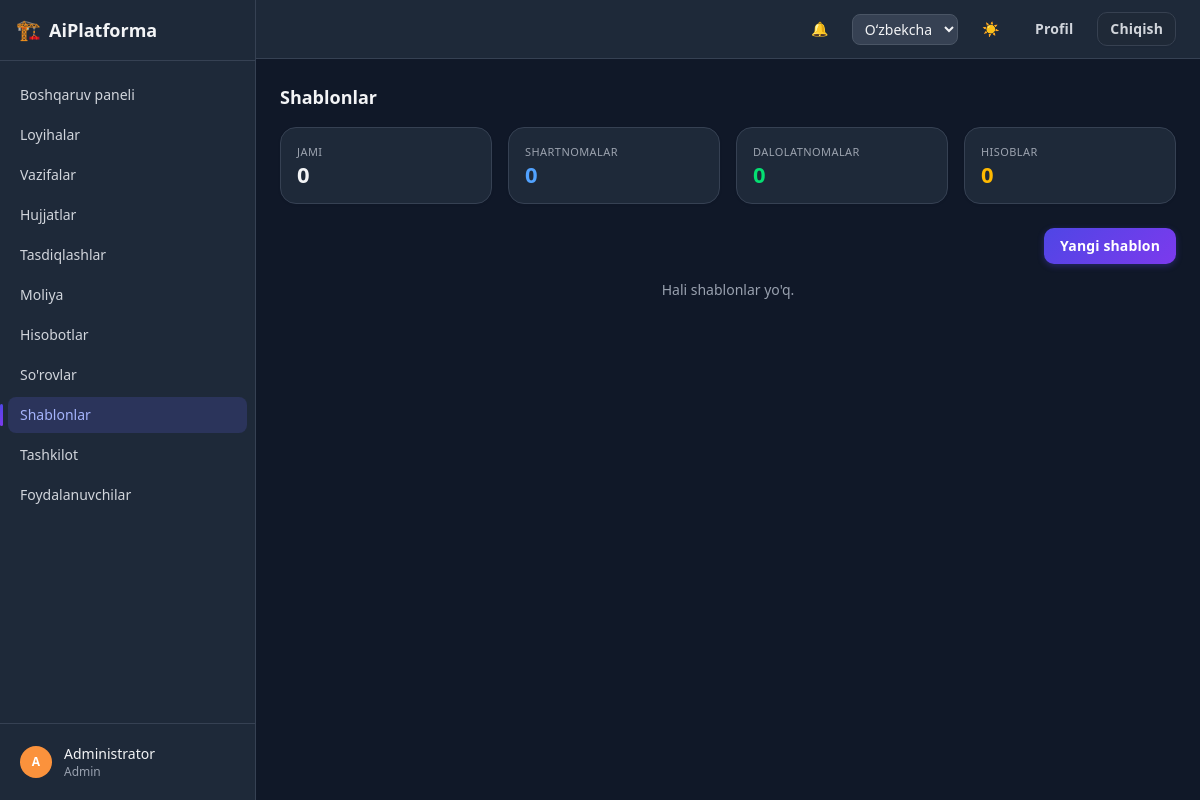
/templates/ (signed in), run on an earlier commit of the app's database.
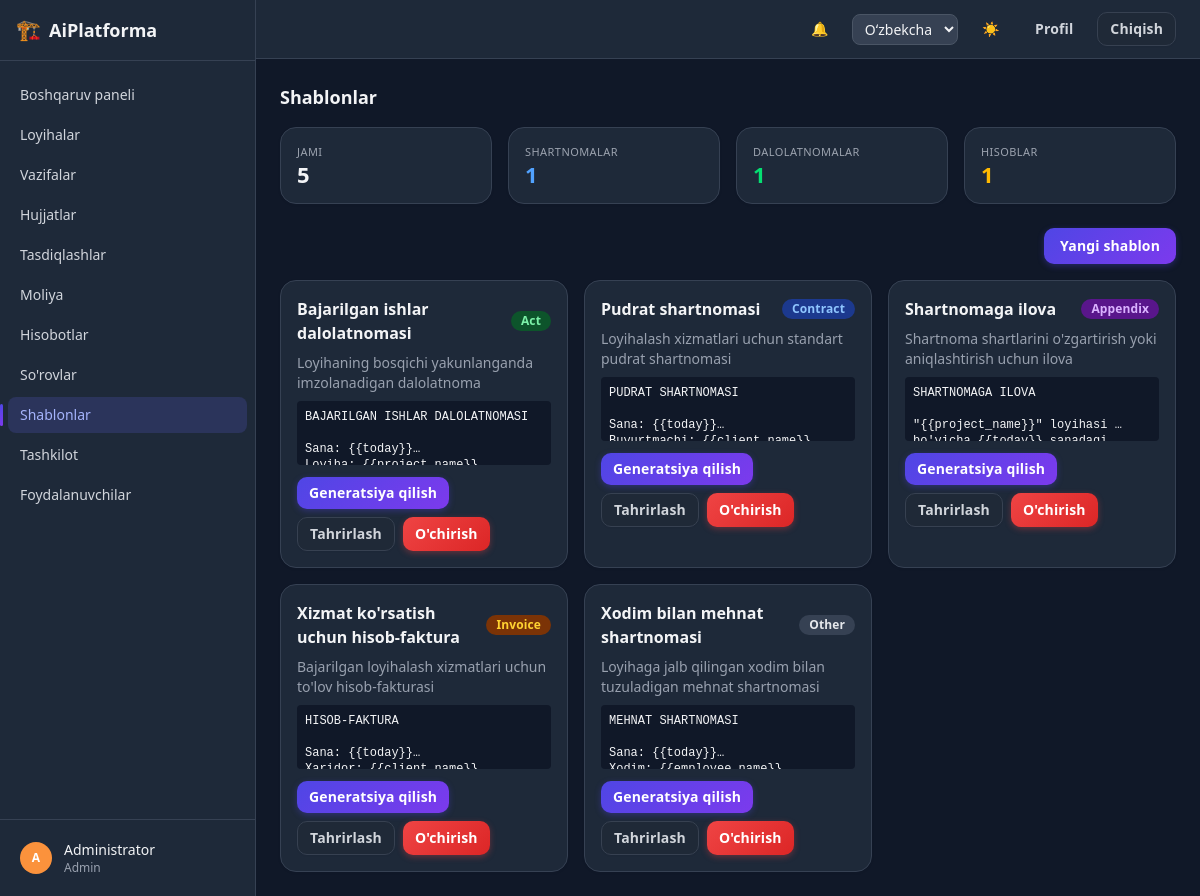
And on a later commit of the database.
### apps/document_templates/models.py (models this page shows, shortened)
class DocumentTemplate(models.Model):
    id = models.UUIDField(primary_key=True, default=uuid.uuid4, editable=False)
    name = models.CharField(max_length=255)
    template_type = models.CharField(max_length=20, choices=TemplateType.choices, default=TemplateType.CONTRACT)
    description = models.CharField(max_length=1000, blank=True, null=True)
    content = models.TextField(help_text="Mail-merge style content using {{placeholder}} tokens.")
    created_by = models.ForeignKey(settings.AUTH_USER_MODEL, on_delete=models.PROTECT)
    created_at = models.DateTimeField(auto_now_add=True)
    updated_at = models.DateTimeField(auto_now=True)
    class Meta:
        ordering = ["name"]

### apps/document_templates/views.py (the view)
# urls.py: path("", views.template_list, name="list"),
@login_required
def template_list(request):
    templates = DocumentTemplate.objects.all()
    stat_cards = [
        {"label": _("Total"), "value": templates.count()},
        {"label": _("Contracts"), "value": templates.filter(template_type=TemplateType.CONTRACT).count(),
         "color": "text-blue-600 dark:text-blue-400"},
        {"label": _("Acts"), "value": templates.filter(template_type=TemplateType.ACT).count(),
         "color": "text-green-600 dark:text-green-400"},
        {"label": _("Invoices"), "value": templates.filter(template_type=TemplateType.INVOICE).count(),
         "color": "text-amber-600 dark:text-amber-400"},
    ]
    return render(request, "document_templates/template_list.html", {
        "templates": templates,
        "can_manage": request.user.is_superuser or request.user.role in MANAGE_ROLES,
        "can_delete": request.user.is_superuser or request.user.role in DELETE_ROLES,
        "stat_cards": stat_cards,
    })

### apps/accounts/models.py (called while the page is built)
    def get_short_name(self):
        return self.full_name.split()[0] if self.full_name else self.email

### apps/core/context_processors.py (called while the page is built)
def dark_mode(request):
    return {"dark_mode": getattr(request, "dark_mode", True)}

### apps/core/templatetags/core_extras.py (called while the page is built)
@register.filter
def initials(name):
    if not name:
        return "?"
    parts = str(name).split()
    letters = "".join(p[0] for p in parts[:2] if p)
    return letters.upper() or "?"

@register.filter
def avatar_color(name):
    if not name:
        return _AVATAR_PALETTE[0]
    total = sum(ord(ch) for ch in str(name))
    return _AVATAR_PALETTE[total % len(_AVATAR_PALETTE)]

### apps/document_templates/templatetags/template_extras.py (called while the page is built)
@register.filter
def template_type_badge(template_type):
    return _BADGE_CLASSES[_TYPE_VARIANT.get(template_type, "default")]

### templates/document_templates/template_list.html (shortened to what this page needs)
{% extends "base.html" %}
{% load i18n template_extras %}
{% block page_title %}{% trans "Templates" %}{% endblock %}
{% block content %}
{% include "partials/stat_cards.html" %}
<div class="mb-4 flex justify-end">
  {% if can_manage %}<a href="{% url 'document_templates:create' %}" class="btn btn-primary btn-md">{% trans "New template" %}</a>{% endif %}
</div>
<div class="grid grid-cols-1 gap-4 sm:grid-cols-2 lg:grid-cols-3">
  {% for tpl in templates %}
    <div class="card p-4">
      <div class="mb-2 flex items-center justify-between">
        <h3 class="font-semibold">{{ tpl.name }}</h3>
        <span class="{{ tpl.template_type|template_type_badge }}">{{ tpl.get_template_type_display }}</span>
      </div>
      <p class="mb-2 line-clamp-2 text-sm text-gray-500 dark:text-gray-400">{{ tpl.description|default:"" }}</p>
      <pre class="mb-3 line-clamp-3 whitespace-pre-wrap rounded bg-gray-50 p-2 font-mono text-xs dark:bg-gray-900">{{ tpl.content }}</pre>
      <div class="flex flex-wrap gap-2">
        <a href="{% url 'document_templates:generate' tpl.pk %}" class="btn btn-primary btn-sm">{% trans "Generate" %}</a>
        {% if can_manage %}<a href="{% url 'document_templates:update' tpl.pk %}" class="btn btn-secondary btn-sm">{% trans "Edit" %}</a>{% endif %}
        {% if can_delete %}<a href="{% url 'document_templates:delete' tpl.pk %}" class="btn btn-danger btn-sm">{% trans "Delete" %}</a>{% endif %}
      </div>
    </div>
  {% empty %}
    <p class="col-span-full text-center text-sm text-gray-500 dark:text-gray-400">{% trans "No templates yet." %}</p>
  {% endfor %}
</div>
{% endblock %}

What changed in the data, as far as the page shows it:
added DocumentTemplate: name "Bajarilgan ishlar dalolatnomasi", template_type "Act", description "Loyihaning bosqichi yakunlanganda imzolanadigan dalolatnoma", content "BAJARILGAN ISHLAR DALOLATNOMASI Sana:…"
added DocumentTemplate: name "Pudrat shartnomasi", template_type "Contract", description "Loyihalash xizmatlari uchun standart pudrat shartnomasi", content "PUDRAT SHARTNOMASI Sana:…"
added DocumentTemplate: name "Shartnomaga ilova", template_type "Appendix", description "Shartnoma shartlarini o'zgartirish yoki aniqlashtirish uchun ilova", content "SHARTNOMAGA ILOVA \"{{project_name}}\"…"
added DocumentTemplate: name "Xizmat ko'rsatish uchun hisob-faktura", template_type "Invoice", description "Bajarilgan loyihalash xizmatlari uchun to'lov hisob-fakturasi", content "HISOB-FAKTURA Sana:…"
added DocumentTemplate: name "Xodim bilan mehnat shartnomasi", template_type "Other", description "Loyihaga jalb qilingan xodim bilan tuzuladigan mehnat shartnomasi", content "MEHNAT SHARTNOMASI Sana:…"
Also different on the page:
new list line: "JAMI 5"
new list line: "SHARTNOMALAR 1"
new list line: "DALOLATNOMALAR 1"
new list line: "HISOBLAR 1"
list line gone: "JAMI 0"
list line gone: "SHARTNOMALAR 0"
list line gone: "DALOLATNOMALAR 0"
list line gone: "HISOBLAR 0"
text no longer shown: "Hali shablonlar yo'q."
